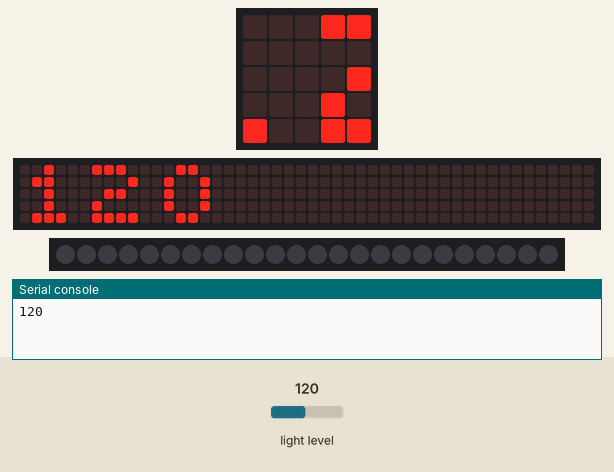
Simulated run of this program. Board: BBC micro:bit (MakeCode). Shown: the board's 5×5 LED display, a strip that is not on the board, showing the scrolling text unrolled, 24 RGB LEDs in strip order, left to right, the last lines printed to the serial console. The test bench sets the inputs (shaded band); at power-on: light level 120. Dim RGB values are drawn brighter than linear; the 48×5 strip is a reading aid, not a part: it shows the text the display is scrolling, unrolled, one strip-width of it at a time.

Above: at 1.27 s.
1.3 s: light level set to 5
At 4.3 s:
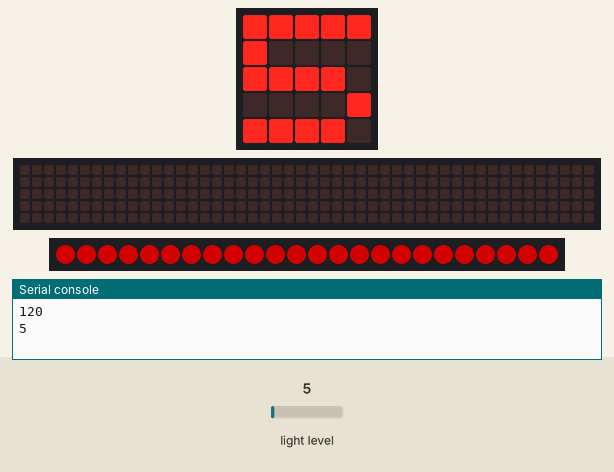
5.1 s: light level set to 128
At 5.24 s:
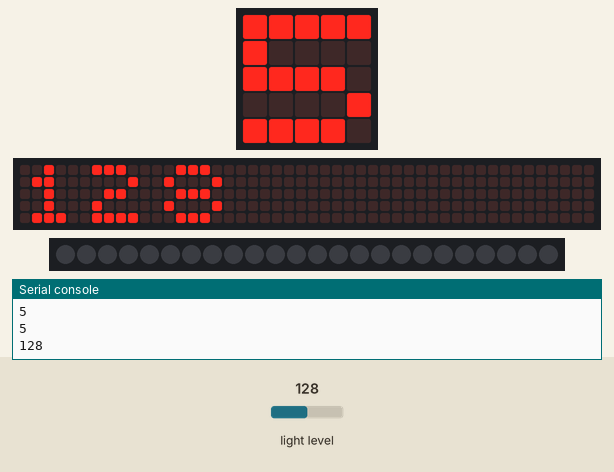
6.9 s: light level set to 64
At 11.34 s:
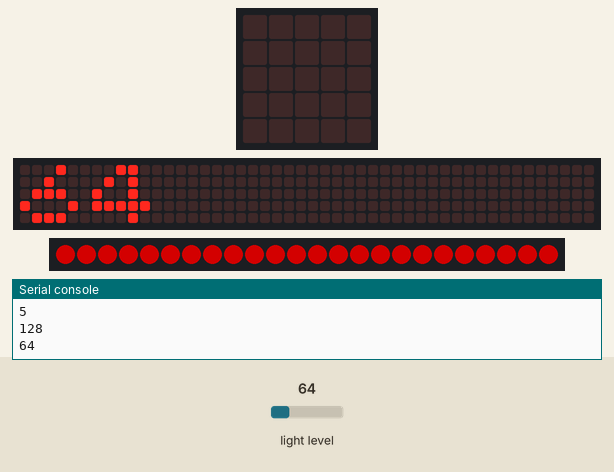

Measured:
- after the input at 1.3 s, the display: first differs from a run without the input after 2.3 s (image 1 shows a later state)
- after the input at 6.9 s, the display: first differs from a run without the input after 1.9 s (image 3 shows a later state)

The program:

main.ts
```typescript
serial.redirectToUSB()
let strip = neopixel.create(DigitalPin.P0, 24, NeoPixelMode.RGB)
basic.forever(function () {
    serial.writeLine("" + (input.lightLevel()))
    basic.showNumber(input.lightLevel())
    if (input.lightLevel() > 100) {
        strip.clear()
        strip.show()
    } else {
        strip.showColor(neopixel.colors(NeoPixelColors.Red))
        strip.show()
    }
})
```

test.ts
```typescript
// 테스트는 여기로 이동합니다; 이 패키지가 확장으로 사용될 때 컴파일되지 않을 것 입니다.
```
